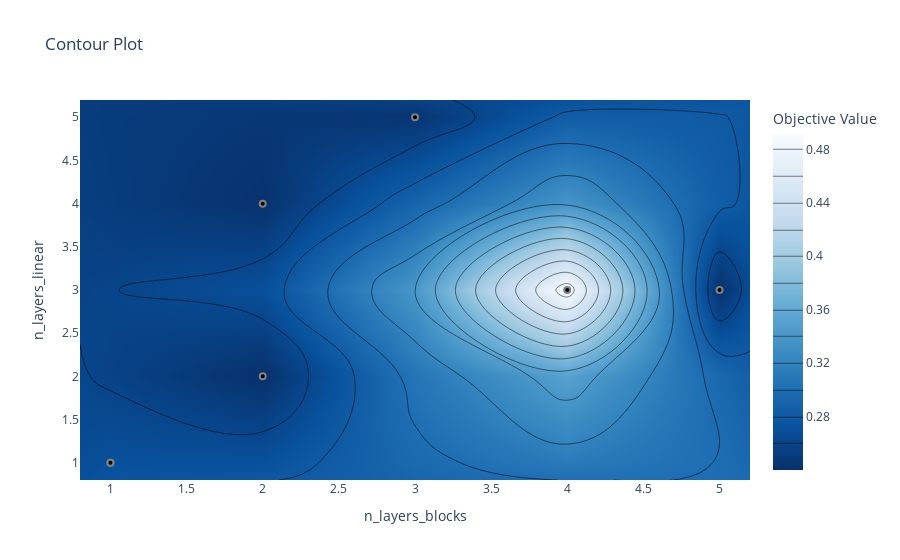

Notebook source saved alongside this figure:
### Code cell
fig = optuna.visualization.plot_contour(study, params=["n_layers_linear", "n_layers_blocks"])
fig.show()

### Figure 1 — Plotly figure (JSON) as saved in the notebook; plotly's stock layout.template omitted (floating-point values rounded to 4 significant figures)
{"data": [{"colorbar": {"title": {"text": "Objective Value"}}, "colorscale": [[0, "rgb(247,251,255)"], [0.125, "rgb(222,235,247)"], [0.25, "rgb(198,219,239)"], [0.375, "rgb(158,202,225)"], [0.5, "rgb(107,174,214)"], [0.625, "rgb(66,146,198)"], [0.75, "rgb(33,113,181)"], [0.875, "rgb(8,81,156)"], [1, "rgb(8,48,107)"]], "connectgaps": true, "contours": {"coloring": "heatmap"}, "hoverinfo": "none", "line": {"smoothing": 1.3}, "reversescale": true, "type": "contour", "x": [0.8, 1, 2, 3, 4, 5, 5.2], "y": [0.8, 1, 2, 3, 4, 5, 5.2], "z": [[null, null, null, null, null, null, null], [null, 0.2708, null, null, null, null, null], [null, null, 0.2401, null, null, null, null], [null, null, null, null, 0.4915, 0.241, null], [null, null, 0.2418, null, null, null, null], [null, null, null, 0.2446, null, null, null], [null, null, null, null, null, null, null]]}, {"marker": {"color": "black", "line": {"color": "Grey", "width": 2}}, "mode": "markers", "showlegend": false, "type": "scatter", "x": [1, 1, 2, 4, 5, 3, 2], "y": [1, 1, 2, 3, 3, 5, 4]}], "layout": {"title": {"text": "Contour Plot"}, "xaxis": {"range": [0.8, 5.2], "title": {"text": "n_layers_blocks"}}, "yaxis": {"range": [0.8, 5.2], "title": {"text": "n_layers_linear"}}}}
